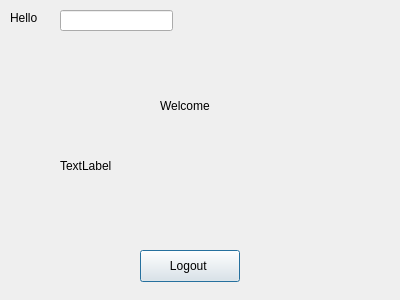
<?xml version="1.0" encoding="UTF-8"?>
<ui version="4.0">
 <class>WelcomeWindow</class>
 <widget class="QDialog" name="WelcomeWindow">
  <property name="geometry">
   <rect>
    <x>0</x>
    <y>0</y>
    <width>400</width>
    <height>300</height>
   </rect>
  </property>
  <property name="windowTitle">
   <string>Dialog</string>
  </property>
  <widget class="QLabel" name="label_Hello">
   <property name="geometry">
    <rect>
     <x>10</x>
     <y>10</y>
     <width>58</width>
     <height>16</height>
    </rect>
   </property>
   <property name="text">
    <string>Hello</string>
   </property>
  </widget>
  <widget class="QPushButton" name="pushButton_Logout">
   <property name="geometry">
    <rect>
     <x>140</x>
     <y>250</y>
     <width>100</width>
     <height>32</height>
    </rect>
   </property>
   <property name="text">
    <string>Logout </string>
   </property>
  </widget>
  <widget class="QLineEdit" name="lineEdit">
   <property name="geometry">
    <rect>
     <x>60</x>
     <y>10</y>
     <width>113</width>
     <height>21</height>
    </rect>
   </property>
  </widget>
  <widget class="QLabel" name="label_image">
   <property name="geometry">
    <rect>
     <x>60</x>
     <y>100</y>
     <width>311</width>
     <height>131</height>
    </rect>
   </property>
   <property name="text">
    <string>TextLabel</string>
   </property>
  </widget>
  <widget class="QLabel" name="label_Welcome">
   <property name="geometry">
    <rect>
     <x>160</x>
     <y>90</y>
     <width>71</width>
     <height>31</height>
    </rect>
   </property>
   <property name="text">
    <string>Welcome</string>
   </property>
  </widget>
 </widget>
 <resources/>
 <connections/>
</ui>
